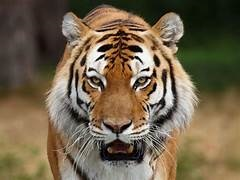
#> input picture inputs/edge_contour.jpg, 240 x 180 px
$ jupyter execute --allow-errors p8.ipynb
#> lines starting #> are read from the running program, lines starting #| are printed output that depends on the picture; after the words box and inside, x2 and y2 are one past the last pixel; in counts of white or black regions, pixels touching at a corner belong together
# Implement Edge detection and Contour detection on images using openCV

[cell 1]
import cv2

[cell 2]
img = cv2.imread("./inputs/edge_contour.jpg")
#> img is the input picture: shape (180, 240, 3); mean B, G, R 76.5, 99.8, 114.7

gray = cv2.cvtColor(img, cv2.COLOR_BGR2GRAY)
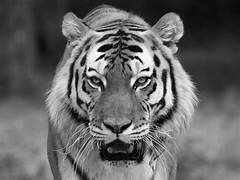
#> gray: shape (180, 240); min 0, max 255, mean 101.6
blurred = cv2.GaussianBlur(gray, (3, 3), 0)
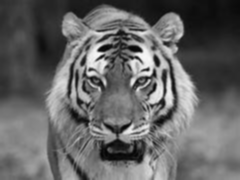
#> blurred: shape (180, 240); min 5, max 247, mean 101.6

[cell 3]
wide_edge = cv2.Canny(blurred, 10, 100)
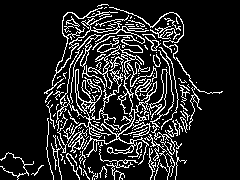
#> wide_edge: shape (180, 240); 14.6% white in thin lines or dots
mid_edge = cv2.Canny(blurred, 30, 150)
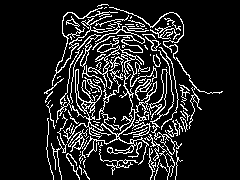
#> mid_edge: shape (180, 240); 13.4% white in thin lines or dots, all inside (x1, y1, x2, y2) = (44, 4, 223, 180)
tight_edge = cv2.Canny(blurred, 240, 250)
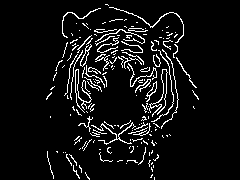
#> tight_edge: shape (180, 240); 6.9% white in thin lines or dots, all inside (x1, y1, x2, y2) = (46, 4, 199, 180)

[cell 4]
cv2.imshow("Original Image", img)
cv2.imshow("Wide Edged Image", wide_edge)
cv2.imshow("Mid Edged Image", mid_edge)
cv2.imshow("Tight Edged Image", tight_edge)

cv2.waitKey(0)
cv2.destroyAllWindows()

[cell 5]
# Contour

kernel = cv2.getStructuringElement(cv2.MORPH_RECT, (3, 3))
dilated = cv2.dilate(mid_edge, kernel, iterations=1)
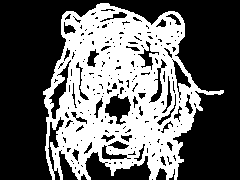
#> dilated: shape (180, 240); 39.5% white; 1 white region
contours, _ = cv2.findContours(dilated, cv2.RETR_EXTERNAL, cv2.CHAIN_APPROX_SIMPLE)
#> contours = 1 contour; box (x1, y1, x2, y2) and area: (43, 3, 224, 180) 20727

[cell 6]
cv2.drawContours(img, contours, -1, (0, 255, 0), 2)
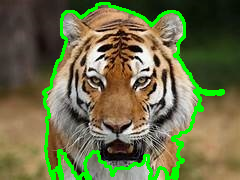
#> img: shape (180, 240, 3); 7.02% of pixels changed, all inside (x1, y1, x2, y2) = (42, 2, 225, 180)
#> (the rest of this cell did not finish here and is left out)
